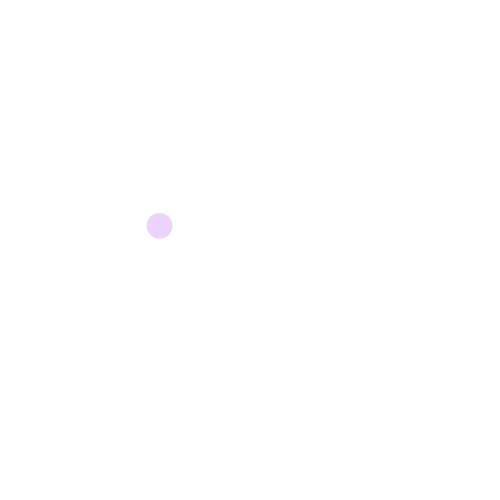
Frame 1 (no input)
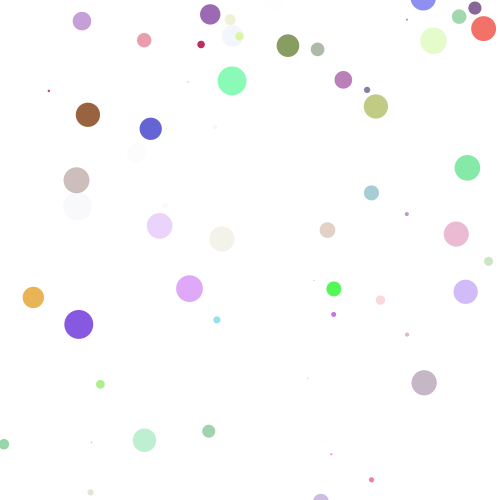
Frame 60 (the mouse pressed at the canvas centre just before this capture)
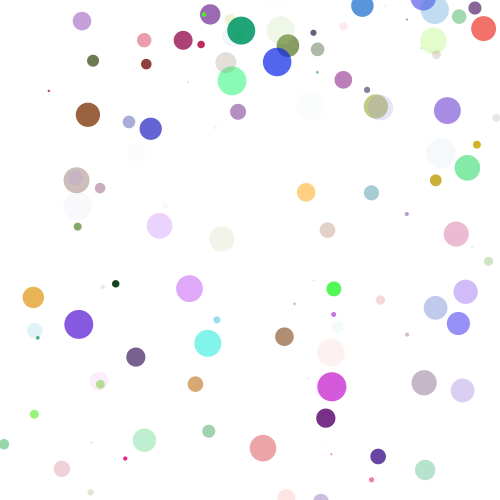
Frame 120 (the mouse held since frame 60 and released just before this capture)

The Processing sketch that drew these frames (run headless with seeded random() and noise(); from frame 60 on, the mouse is pressed at the canvas centre):

// Processing sketch: sketch_9_16_textbook_practice
// ── sketch_9_16_textbook_practice.pde
//testing an example from the reading (4.6-4.7) where random variables are used to create a sketch of randomly placed circles with random colors

float r;
float g;
float b;
float a;

float diam;
float x;
float y;
float z;
float k;

void setup() {
  size(500, 500);
  background(255);
}

void draw() {
  r = random(255);
  g = random(255);
  b = random(255);
  a = random(255);
  
  diam = random(30);
  x = random(width);
  y = random(height);
  z = 0;
  k = 0;
  
  z = z + random(-10, 10);
  k = k + random(-10, 10);


noStroke();
fill(r, g, b, a);
ellipse(x+z, y+k, diam, diam);

println();

}
